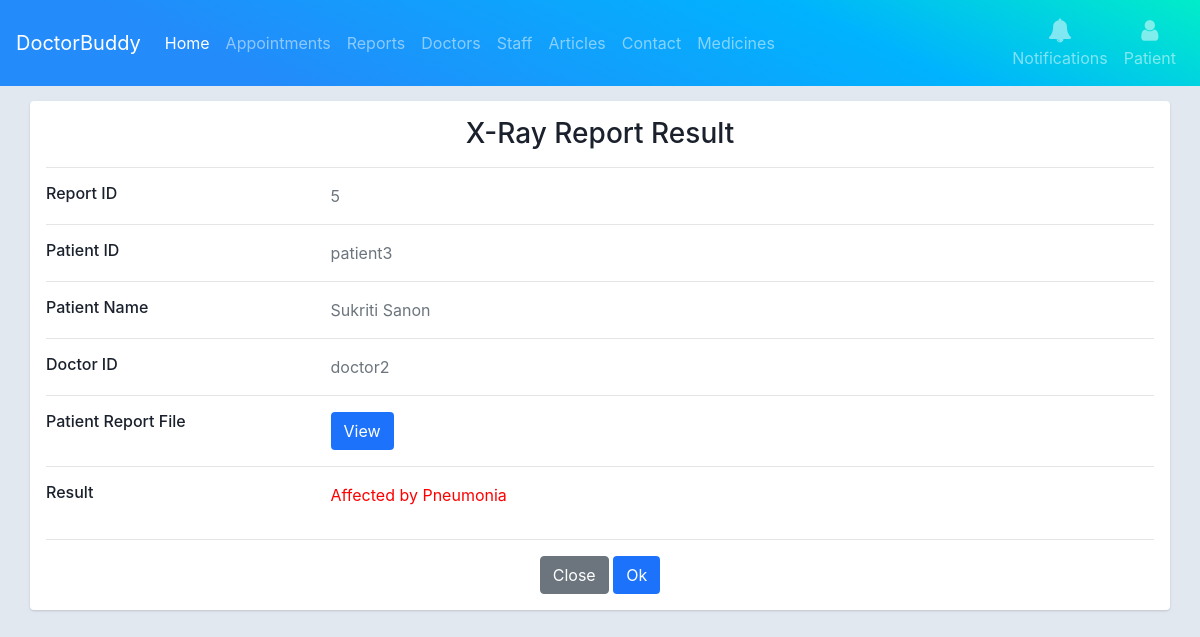
Page /xray/result/single-result/4/ (signed in) on the committed database.
### mainapp/models.py (models this page shows)
class Xrayimage(models.Model):
    report = models.ForeignKey(Report, models.SET_NULL, verbose_name='Report', blank=True, null=True)
    xray_img = models.ImageField(verbose_name='Xray Image', upload_to='xrayimages/')
    xray_result = models.BooleanField(verbose_name='Xray Result', blank=True, null=True)

class Report(models.Model):
    doctor = models.ForeignKey(User, models.SET_NULL, verbose_name='Doctor',
                               blank=True, null=True, related_name="doctor2", limit_choices_to={'is_doctor': True})
    patient = models.ForeignKey(User, models.SET_NULL, verbose_name='Patient',
                                blank=True, null=True, related_name="patient2", limit_choices_to={'is_patient': True}, )
    checkup_report = models.TextField(verbose_name='Report', blank=True, null=True)
    report_required = models.BooleanField(verbose_name='Report Required', blank=True, null=True)
    patient_report_file = models.FileField(verbose_name='Report File', upload_to='checkupreport/', blank=True,
                                           null=True)
    d_prescription = models.ManyToManyField(Prescription, verbose_name='Doctor Prescription')
    d_suggestion = models.TextField(verbose_name='Doctor Suggestion', blank=True, null=True)
    report_date = models.DateField(verbose_name='Report Date', auto_now_add=True)

class User(AbstractUser):
    user_mobile = models.IntegerField(null=True)
    user_address = models.TextField(verbose_name='Address', blank=True, null=True)
    user_image = models.ImageField(blank=True, null=True, upload_to='profileimages/', )
    is_hospital_staff = models.BooleanField(verbose_name="Hospital Staff", default=False, )
    is_patient = models.BooleanField(verbose_name="Patient", default=False, )
    is_doctor = models.BooleanField(verbose_name="Doctor", default=False, )
    objects = UserManager()
    class Meta:
        verbose_name_plural = '1. Users'
    def __str__(self):
        return self.username

### mainapp/views.py (the view)
# urls.py: path('xray/result/single-result/<int:xid>/', views.singleresult, name='singleresult'),
def singleresult(request, xid):
    xObj = Xrayimage.objects.get(id=xid)
    context = {'xObj': xObj}
    return render(request, 'xray/'
                           'single_result.html', context)

### templates/xray/single_result.html (shortened to what this page needs)
{% extends "base.html" %}
{%block maincontent%}
<div class="container-fluid">
    <div class="main-body">
        <div class="row gutters-sm">
            <div class="col">
                <div class="card mb-3">
                    <div class="card-body">
                        <h3 style="text-align: center;">X-Ray Report Result</h3>
                        <hr>
                        <div>
                            <div class="row">
                                <div class="col-sm-3">
                                    <h6 class="mb-0">Report ID</h6>
                                </div>
                                <div class="col-sm-9 text-secondary">
                                    {{xObj.report.id}}
                                </div>
                            </div>
                            <hr>
                            <div class="row">
                                <div class="col-sm-3">
                                    <h6 class="mb-0">Patient ID</h6>
                                </div>
                                <div class="col-sm-9 text-secondary">
                                    {{xObj.report.patient}}
                                </div>
                            </div>
                            <hr>
                            <div class="row">
                                <div class="col-sm-3">
                                    <h6 class="mb-0">Patient Name</h6>
                                </div>
                                <div class="col-sm-9 text-secondary">
                                    {{xObj.report.patient.first_name}} {{xObj.report.patient.last_name}}
                                </div>
                            </div>
                            <hr>
                            <div class="row">
                                <div class="col-sm-3">
                                    <h6 class="mb-0">Doctor ID</h6>
                                </div>
                                <div class="col-sm-9 text-secondary">
                                    {{xObj.report.doctor}}
                                </div>
                            </div>
                            <hr>
                            <div class="row">
                                <div class="col-sm-3">
                                    <h6 class="mb-0">Patient Report File</h6>
                                </div>
                                <div class="col-sm-9 text-secondary">
                                    <a href="{{xObj.report.patient_report_file.url}}" class="btn btn-clr" target="_blank">View</a>
                                </div>
                            </div>
                            <hr>
                            <div class="row">
                                <div class="col-sm-3">
                                    <h6 class="mb-0">Result</h6>
                                </div>
                                <div class="col-sm-9">
                                    {% if xObj.xray_result %}
                                    <p style="color: red;">Affected by Pneumonia</p>
                                    {% else %}
                                    <p style="color: #32CD32;">Normal</p>
                                    {% endif %}
                                </div>
                            </div>
                            <hr>
                            <div class="row" style="text-align: center;">
                                <div class="col-sm-12 text-secondary">
                                    <a href="{{ request.META.HTTP_REFERER }}" class="btn btn-secondary">Close</a>
                                    <a href="{% url 'xrayresult' %}" class="btn btn-clr">Ok</a>
                                </div>
                            </div>
                        </div>
                    </div>
                </div>
            </div>
        </div>
    </div>
</div>
{%endblock%}

### templates/base.html (style rules this page uses)
.btn-clr { text-decoration: none; background-color: #1d72fc; color: white; }

### templates/xray/single_result.html (style rules this page uses)
body { color: #1a202c; text-align: left; background-color: #e2e8f0; }
.main-body { padding: 15px; }
.card { box-shadow: 0 1px 3px 0 rgba(0, 0, 0, .1), 0 1px 2px 0 rgba(0, 0, 0, .06); }
.card { position: relative; display: flex; flex-direction: column; min-width: 0; word-wrap: break-word; background-color: #fff; background-clip: border-box; border: 0 solid rgba(0, 0, 0, .125); border-radius: .25rem; }
.card-body { flex: 1 1 auto; min-height: 1px; padding: 1rem; }
.gutters-sm { margin-right: -8px; margin-left: -8px; }
.gutters-sm>.col, .gutters-sm>[class*=col-] { padding-right: 8px; padding-left: 8px; }
.mb-3, .my-3 { margin-bottom: 1rem !important; }

### rows in the picture
Xrayimage: report.id "5", report.patient "patient3", report.patient.first_name "Sukriti", report.patient.last_name "Sanon", report.doctor "doctor2"
